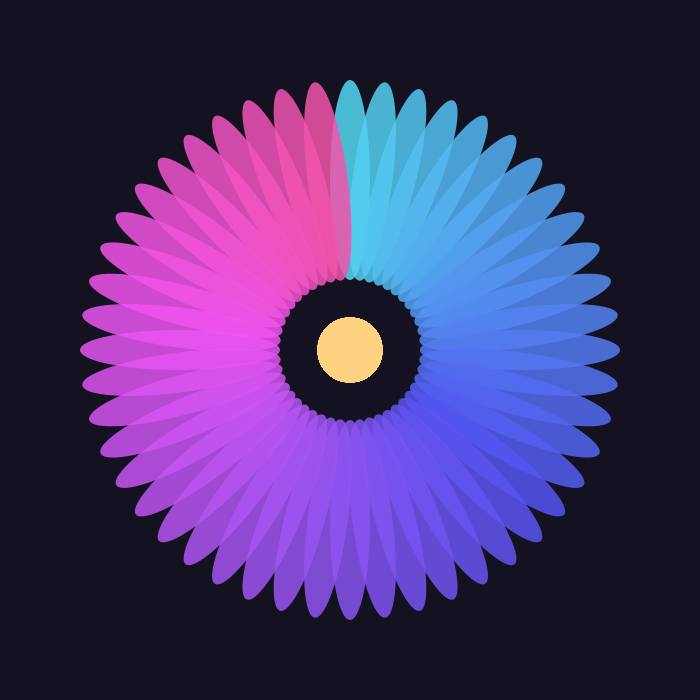
Frame 1 (no input)
Frame 2 (the mouse pressed at the canvas centre, redrawn once): identical to frame 1, image omitted

The Processing sketch that drew this single still picture (run headless with seeded random() and noise(); the mouse was pressed at the canvas centre and the sketch redrawn once):

// Processing sketch: flower
// ── flower.pde
int petalCount=48;

//Flower configuration
float petalLength=200;
float petalWidth=40;
float petalDistance=70;

void setup(){
  size(700,700);
  smooth(8);
  noLoop();
}

void draw(){
  background(20,18,32);
  
  translate(width/2,height/2);
  drawFlower();
}

void drawFlower(){
  for (int i=0; i< petalCount; i++){
    
    float angle= TWO_PI *i/petalCount;
    
    drawPetal(angle,i);
    drawFlowerCentre();
  }
  
}

void drawPetal(float angle,int index){
  pushMatrix();
  
  rotate(angle);
  translate(0,-petalDistance);
  
  colorMode(HSB, 360,100,100,100);
  
  float hue= map(index, 0, petalCount, 190,330);
  
  fill(hue,65,95,85);
  noStroke();
  
  ellipse(0, -petalLength/2,petalWidth,petalLength);
  
  popMatrix();
  
  colorMode(RGB, 255);
}

void drawFlowerCentre(){
  //flower centre
  noStroke();
  fill(255,210,130);
  circle(0,0,65);
}
  
  

  
  
 
